Frame 1 (no input): blank canvas, image omitted
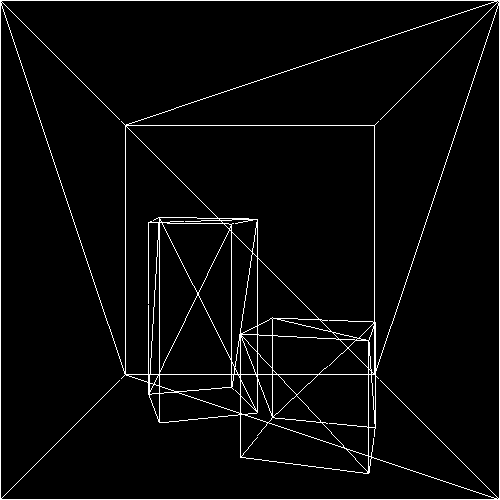
Frame 60 (the mouse pressed at the canvas centre just before this capture)
Frame 120 (the mouse held since frame 60 and released just before this capture): identical to frame 60, image omitted

The Processing sketch that drew this single still picture (run headless with seeded random() and noise(); from frame 60 on, the mouse is pressed at the canvas centre):

// Processing sketch: DGILab3
// ── DGILab3.pde

// GLOBAL VARIABLES
// Here, I put all globals variables into the 'Globals' class just to keep them tidy. You don't have to do this.
public static class Globals {
  static final float PI = 3.14159265358979323846f;
  static final float epsilon = 0.000001f;

  static int SCREEN_WIDTH = 500;
  static int SCREEN_HEIGHT = 500;
  static int t;    //timer

  static ArrayList<Triangle> triangles;
  static float focalLength = SCREEN_WIDTH;
  static PVector cameraPosition = new PVector(0, 0, -3.001);
  //static PVector lightPos =
  //static PVector lightColor =
  //static PVector indirectLight =

  // Movement
  static final float delta = 0.1;  //movement speed modifier for lights and camera
  static final float yaw = 0.05;
  static Matrix3x3 R = new Matrix3x3();
}

void updateRotation(Matrix3x3 r, float yaw) {
  r.setColumn(0, cos(yaw), 0, sin(yaw));
  r.setColumn(1, 0, 1, 0);
  r.setColumn(2, -sin(yaw), 0, cos(yaw));
}

// Represents an intersection with a triangle - see lab instructions
public static class Intersection {
  public PVector position;
  public float distance;
  public int triangleIndex;

  public Intersection() {
    position = new PVector();
    distance = Float.MAX_VALUE;
    triangleIndex = -1;
  }
}

// Main function to find the closest intersection - see lab instructions
public static boolean ClosestIntersection(PVector start, PVector dir, ArrayList<Triangle> triangles, Intersection closestIntersection) {
  boolean intersected = false;

  //your code here...
  return intersected;
}

//see lab instructions
PVector DirectLight(Intersection i)
{
  //your code here

  return new PVector(0, 0, 0);
}

//THIS IS THE MAIN ENTRY POINT TO THE PROGRAM
void setup() {
  size(500, 500);
  background(0);

  //example of how to initialise a timer (if you want to do that)
  Globals.t = millis();

  //example of how to load a model in
  Globals.triangles = new ArrayList<>();
  CornellBox cb = new CornellBox();
  cb.loadTestModel(Globals.triangles);
  //System.out.println("Loaded " + Globals.triangles.size() + " triangles.");
}

void draw() {
  background(0);

  ArrayList<PVector> vertices = new ArrayList<PVector>();

  // Iterate over all triangles
  for (int i = 0; i < Globals.triangles.size(); i++) {
    Triangle triangle = Globals.triangles.get(i);
    vertices.clear();
    vertices.add(triangle.v0);
    vertices.add(triangle.v1);
    vertices.add(triangle.v2);
    DrawPolygonEdges(vertices);
    //PVector projPos = new PVector(0, 0);
    //for (int v=0; v<3; v++)
    //{
    //  VertexShader (vertices.get(v), projPos);
    //  color c1 = color(255, 255, 255);
    //  set(int(projPos.x), int(projPos.y), c1);
    //}
  }
  updatePixels();
  update();  //call the update function below - for now, this is just used to calculate how long a single frame take to render

  ////draw the whole screen, pixel by pixel
  //for ( int y=0; y<Globals.SCREEN_HEIGHT; ++y )
  //{
  //  for ( int x=0; x<Globals.SCREEN_WIDTH; ++x )
  //  {
  //    //your code goes here
  //  }
  //}
}

void VertexShader (PVector v, PVector p) {
  // Translation and rotation to camerca pos


  PVector vCam =Globals.R.multiply(PVector.sub(v, Globals.cameraPosition));
  float x2D = (Globals.focalLength * vCam.x/vCam.z) + (Globals.SCREEN_WIDTH/2);
  float y2D = (Globals.focalLength * vCam.y/vCam.z) + (Globals.SCREEN_HEIGHT/2);
  p.x = x2D;
  p.y = y2D;
};

void Interpolate(PVector a, PVector b, int N, ArrayList<PVector> r) {
  if (N == 1) {
    PVector midpoint = PVector.lerp(a, b, 0.5);
    r.add(midpoint);
    return;
  }
  for (int i = 0; i < N; i++) {
    float t = float(i) / (N-1);
    PVector interpolated = PVector.lerp(a, b, t);
    r.add(interpolated);
  }
}

void DrawLine(PVector a, PVector b, PVector col) {
  PVector delta = PVector.sub(a, b);
  delta.x = abs(delta.x);
  delta.y = abs(delta.y);
  int npixels = int(max(delta.x, delta.y)) + 1;
  ArrayList<PVector> line = new ArrayList<PVector>();
  Interpolate(a, b, npixels, line);

  color c = color(col.x, col.y, col.z);
  for (int i=0; i<line.size(); ++i) {

    set(int(line.get(i).x), int(line.get(i).y), c);
  }
};

void DrawPolygonEdges(ArrayList<PVector> vertices)
{

  int V = vertices.size();


  // Transform each vertex from 3D world position to 2D image position
  
  // Q: This is a shallow copy!!!!!!!!!!!!!!!!!!!! Do not use this function
  // ArrayList<PVector> projectedVertices = new ArrayList<PVector>(vertices);

  ArrayList<PVector> projectedVertices = new ArrayList<PVector>();
  for (int i=0; i<V; ++i)
  {
    //VertexShader(vertices.get(i), projectedVertices.get(i));
    PVector p = new PVector();
    VertexShader(vertices.get(i), p);
    projectedVertices.add(p);
  }

  // Loop over all vertices and draw the edge from it to the next vertex
  for (int i =0; i<V; ++i)
  {
    int j = (i+1) % V; // The next vertex
    PVector col = new PVector(255, 255, 255);
    DrawLine(projectedVertices.get(i), projectedVertices.get(j), col);
  }
}


void updatePixels() {
  //https://processing.org/reference/updatePixels_.html
};

void update() {
  // Compute frame time:
  int t2 = millis();
  float dt = float(t2-Globals.t);
  Globals.t = t2;
  //println("Render time: " + dt + " ms.");
  updateRotation(Globals.R, 0);
}

void keyPressed() {

  //Note: With the release of macOS Sierra, Apple changed how key repeat works, so keyPressed may not function as expected.
  //See https://github.com/processing/processing/wiki/Troubleshooting#key-repeat-on-macos-sierra

  switch(key)
  {
  case 27:  //ESCAPE key
    exit();
    break;
  case CODED:
    if (keyCode == UP) {
      // Move camera forward
    } else if (keyCode == DOWN) {
      // Move camera backwards
    } else if (keyCode == LEFT) {
      // Move camera left
    } else if (keyCode == RIGHT) {
      // Move camera right
    }
    break;
  case 'w':

    break;
  case 's':

    break;
  case 'a':

    break;
  case 'd':

    break;
  case 'q':

    break;
  case 'e':

    break;
  }
}

// ── utils.pde
import java.util.ArrayList;

class Triangle {
    public PVector v0, v1, v2;
    public PVector normal;
    public PVector col;

    public Triangle(PVector v0, PVector v1, PVector v2, PVector col) {
        //System.out.printf("Create triangle: (%f,%f, %f) (%f,%f, %f) (%f,%f, %f)\n", v0.x, v0.y, v0.z,v1.x, v1.y, v1.z,v2.x, v2.y, v2.z);
        this.v0 = new PVector(v0.x, v0.y, v0.z);
        this.v1 = new PVector(v1.x, v1.y, v1.z);
        this.v2 = new PVector(v2.x, v2.y, v2.z);
        this.col = new PVector(col.x, col.y, col.z);
        this.computeNormal(); //problem in this function
    }

    private void computeNormal() {
        PVector e1 = PVector.sub(this.v1,this.v0);
        PVector e2 = PVector.sub(this.v2,this.v0);
        this.normal = e2.cross(e1).normalize();
    }
}

public static class Matrix3x3 {
    float[][] matrix;

    // Constructor
    public Matrix3x3(float[][] values) {
        if (values.length != 3 || values[0].length != 3) {
            throw new IllegalArgumentException("Matrix must be 3x3.");
        }
        this.matrix = values;
    }
    
    public Matrix3x3() {
      float[][] values = {
        {0, 0, 0},
        {0, 0, 0},
        {0, 0, 0}
       };
       this.matrix = values;
    }

    public void setColumn(int col, float a, float b, float c) {
        if ((col > 2) || (col < 0)) return;
        this.matrix[col][0] = a;
        this.matrix[col][1] = b;
        this.matrix[col][2] = c;
    }

    // Get determinant of the matrix
    public float determinant() {
        return matrix[0][0] * (matrix[1][1] * matrix[2][2] - matrix[1][2] * matrix[2][1])
             - matrix[0][1] * (matrix[1][0] * matrix[2][2] - matrix[1][2] * matrix[2][0])
             + matrix[0][2] * (matrix[1][0] * matrix[2][1] - matrix[1][1] * matrix[2][0]);
    }

    // Get the inverse of the matrix
    public Matrix3x3 inverse() {
        float det = determinant();
        if (abs(det) < 1e-6) { // Prevent division by zero
            throw new ArithmeticException("Matrix is singular and cannot be inverted.");
        }

        float[][] inv = new float[3][3];

        // Compute the adjugate matrix (cofactor matrix transposed)
        inv[0][0] = (matrix[1][1] * matrix[2][2] - matrix[1][2] * matrix[2][1]) / det;
        inv[0][1] = (matrix[0][2] * matrix[2][1] - matrix[0][1] * matrix[2][2]) / det;
        inv[0][2] = (matrix[0][1] * matrix[1][2] - matrix[0][2] * matrix[1][1]) / det;

        inv[1][0] = (matrix[1][2] * matrix[2][0] - matrix[1][0] * matrix[2][2]) / det;
        inv[1][1] = (matrix[0][0] * matrix[2][2] - matrix[0][2] * matrix[2][0]) / det;
        inv[1][2] = (matrix[0][2] * matrix[1][0] - matrix[0][0] * matrix[1][2]) / det;

        inv[2][0] = (matrix[1][0] * matrix[2][1] - matrix[1][1] * matrix[2][0]) / det;
        inv[2][1] = (matrix[0][1] * matrix[2][0] - matrix[0][0] * matrix[2][1]) / det;
        inv[2][2] = (matrix[0][0] * matrix[1][1] - matrix[0][1] * matrix[1][0]) / det;

        return new Matrix3x3(inv);
    }

    // Matrix multiplication
    public Matrix3x3 multiply(Matrix3x3 other) {
        float[][] result = new float[3][3];

        for (int i = 0; i < 3; i++) {
            for (int j = 0; j < 3; j++) {
                result[i][j] = 0;
                for (int k = 0; k < 3; k++) {
                    result[i][j] += this.matrix[i][k] * other.matrix[k][j];
                }
            }
        }
        return new Matrix3x3(result);
    }

    // Multiply the matrix by a vector
    public PVector multiply(PVector vector) {
        float x = matrix[0][0] * vector.x + matrix[0][1] * vector.y + matrix[0][2] * vector.z;
        float y = matrix[1][0] * vector.x + matrix[1][1] * vector.y + matrix[1][2] * vector.z;
        float z = matrix[2][0] * vector.x + matrix[2][1] * vector.y + matrix[2][2] * vector.z;
        return new PVector(x, y, z);
    }

    // Print matrix for debugging
    public void print() {
      System.out.printf("\nMatrix:\n");
      System.out.printf("[ %.4f  %.4f  %.4f ]\n", matrix[0][0], matrix[1][0], matrix[2][0]);
      System.out.printf("[ %.4f  %.4f  %.4f ]\n", matrix[0][1], matrix[1][1], matrix[2][1]);
      System.out.printf("[ %.4f  %.4f  %.4f ]\n", matrix[0][2], matrix[1][2], matrix[2][2]);
    }

    // Get matrix data
    public float[][] getMatrix() {
        return matrix;
    }
}

public class CornellBox {
    public void loadTestModel(ArrayList<Triangle> triangles) {
        // Define colors
        PVector red = new PVector(0.75f, 0.15f, 0.15f);
        PVector yellow = new PVector(0.75f, 0.75f, 0.15f);
        PVector green = new PVector(0.15f, 0.75f, 0.15f);
        PVector cyan = new PVector(0.15f, 0.75f, 0.75f);
        PVector blue = new PVector(0.15f, 0.15f, 0.75f);
        PVector purple = new PVector(0.75f, 0.15f, 0.75f);
        PVector white = new PVector(0.75f, 0.75f, 0.75f);

        triangles.clear();
        triangles.ensureCapacity(5 * 2 * 3);

        // Room dimensions
        float L = 555.0f;

        // Define room corners
        PVector A = new PVector(L, 0.0f, 0.0f);
        PVector B = new PVector(0.0f, 0.0f, 0.0f);
        PVector C = new PVector(L, 0.0f, L);
        PVector D = new PVector(0.0f, 0.0f, L);
        PVector E = new PVector(L, L, 0.0f);
        PVector F = new PVector(0.0f, L, 0.0f);
        PVector G = new PVector(L, L, L);
        PVector H = new PVector(0.0f, L, L);

        //Floor
        triangles.add(new Triangle(C, B, A, green));      
        triangles.add(new Triangle(C, D, B, green));

        // Left wall
        triangles.add(new Triangle(A, E, C, purple));
        triangles.add(new Triangle(C, E, G, purple));

        // Right wall
        triangles.add(new Triangle(F, B, D, yellow));
        triangles.add(new Triangle(H, F, D, yellow));

        // Ceiling
        triangles.add(new Triangle(E, F, G, cyan));
        triangles.add(new Triangle(F, H, G, cyan));

        // Back wall
        triangles.add(new Triangle(G, D, C, white));
        triangles.add(new Triangle(G, H, D, white));

        // Short block
        A = new PVector(290, 0, 114);
        B = new PVector(130, 0, 65);
        C = new PVector(240, 0, 272);
        D = new PVector(82, 0, 225);
        E = new PVector(290, 165, 114);
        F = new PVector(130, 165, 65);
        G = new PVector(240, 165, 272);
        H = new PVector(82, 165, 225);

        // Front
        triangles.add(new Triangle(E, B, A, red));
        triangles.add(new Triangle(E, F, B, red));

        // Back
        triangles.add(new Triangle(F, D, B, red));
        triangles.add(new Triangle(F, H, D, red));

        // Back
        triangles.add(new Triangle(H, C, D, red));
        triangles.add(new Triangle(H, G, C, red));

        // Left
        triangles.add(new Triangle(G, E, C, red));
        triangles.add(new Triangle(E, A, C, red));

        // Top
        triangles.add(new Triangle(G, F, E, red));
        triangles.add(new Triangle(G, H, F, red));

        // Tall block
        A = new PVector(423, 0, 247);
        B = new PVector(265, 0, 296);
        C = new PVector(472, 0, 406);
        D = new PVector(314, 0, 456);
        E = new PVector(423, 330, 247);
        F = new PVector(265, 330, 296);
        G = new PVector(472, 330, 406);
        H = new PVector(314, 330, 456);

        // Front
        triangles.add(new Triangle(E, B, A, blue));
        triangles.add(new Triangle(E, F, B, blue));

        // Back
        triangles.add(new Triangle(F, D, B, blue));
        triangles.add(new Triangle(F, H, D, blue));

        // Back
        triangles.add(new Triangle(H, C, D, blue));
        triangles.add(new Triangle(H, G, C, blue));

        // Left
        triangles.add(new Triangle(G, E, C, blue));
        triangles.add(new Triangle(E, A, C, blue));

        // Top
        triangles.add(new Triangle(G, F, E, blue));
        triangles.add(new Triangle(G, H, F, blue));    
        
        PVector oneoneone = new PVector(1, 1, 1);
        // Scale to the volume [-1,1]^3
        for (int i = 0; i < triangles.size(); i++) {
            Triangle tri = triangles.get(i);
            tri.v0.mult(2/L);
            tri.v1.mult(2/L);    
            tri.v2.mult(2/L);
             
            tri.v0.sub(oneoneone);
            tri.v1.sub(oneoneone);
            tri.v2.sub(oneoneone);

            tri.v0.x *= -1;
            tri.v1.x *= -1;
            tri.v2.x *= -1;
            tri.v0.y *= -1;
            tri.v1.y *= -1;
            tri.v2.y *= -1;

            triangles.get(i).computeNormal();
            
            //System.out.printf("Tri %d [ (%f,%f,%f) (%f,%f,%f) (%f,%f,%f)]\n", i, triangles.get(i).v0.x, triangles.get(i).v0.y, triangles.get(i).v0.z, triangles.get(i).v1.x, triangles.get(i).v1.y, triangles.get(i).v1.z, triangles.get(i).v2.x, triangles.get(i).v2.y, triangles.get(i).v2.z);
        }
    }
}
